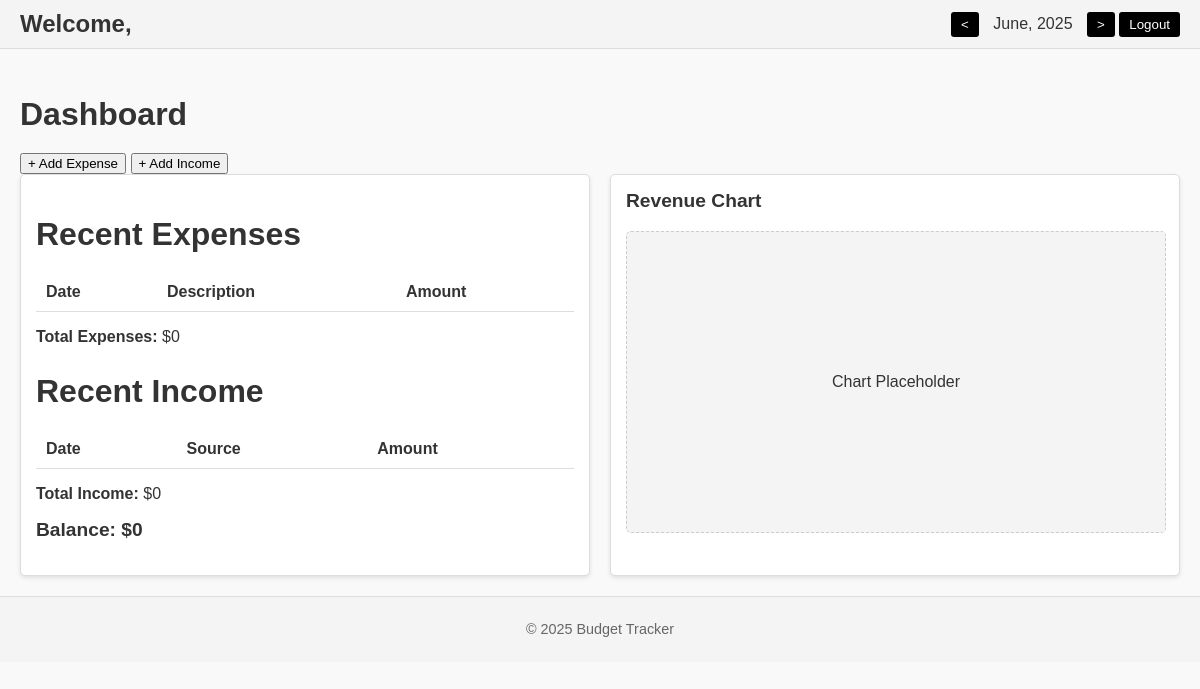
Before: / with the older database file.
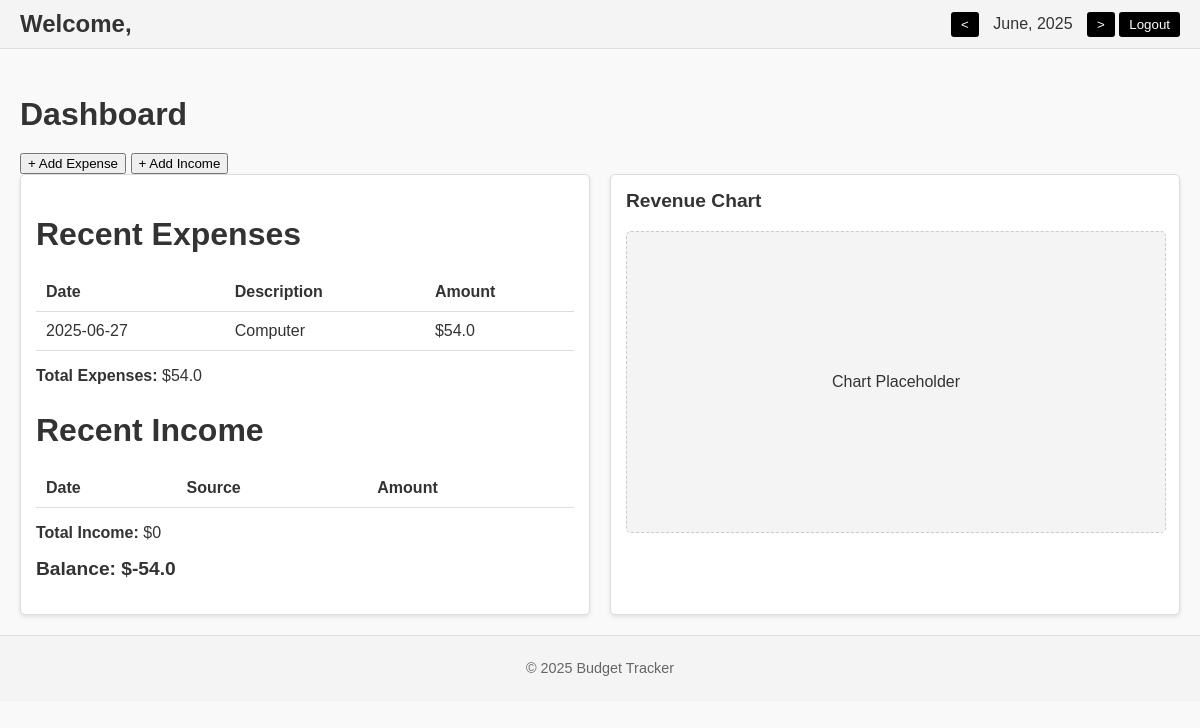
After: the same page with the newer database file.
### app/models.py (models this page shows, shortened)
class Expense(db.Model):
    __tablename__ = "expenses"
    id = db.Column(db.Integer, primary_key=True)
    date = db.Column(db.Date, nullable=False)
    description = db.Column(db.String(100), nullable=False)
    amount = db.Column(db.Float, nullable=False)

### app/routes.py (the view, shortened to what this page needs)
@routes.route("/", methods=["GET", "POST"])
def homepage():
    month = request.args.get("month", default=datetime.now().month, type=int)
    year = request.args.get("year", default=datetime.now().year, type=int)
    if month < 1 or month > 12:
        month = 12
        year -= 1
    elif month > 12:
        month = 1
        year += 1
    month_expenses = Expense.query.filter(
        extract('month', Expense.date) == month,
        extract('year', Expense.date) == year
    ).all()
    month_income = Income.query.filter(
        extract('month', Income.date) == month,
        extract('year', Income.date) == year
    ).all()
    total_income = sum(i.amount for i in month_income)
    total_expenses = sum(e.amount for e in month_expenses)
    balance = total_income - total_expenses
    return render_template("index.html",total_income=total_income, total_expenses=total_expenses, balance=balance
                           , month_expenses=month_expenses, month_income=month_income, selected_month=month, selected_year=year, selected_month_name=datetime(year, month, 1).strftime("%B"))

### app/templates/index.html (shortened to what this page needs)
<!DOCTYPE html>
<html lang="en">
<head>
    <link rel="stylesheet" href="static/styles.css">
</head>
<body>
<header>
    <h1>Welcome,</h1>
    <div>
        <form method="GET" style="display: inline;">
            <button type="submit">&lt;</button>
        </form>
        <span>{{ selected_month_name }}, {{ selected_year }}</span>
        <form method="GET" style="display: inline;">
            <button type="submit">&gt;</button>
        </form>
        <button>Logout</button>
    </div>
</header>
<main>
    <h2>Dashboard</h2>
    <button onclick="toggleExpenseForm()">+ Add Expense</button>
    <button onclick="toggleIncomeForm()">+ Add Income</button>
    <div class="dashboard-container">
        <div class="card">
            <h2>Recent Expenses</h2>
            <table>
                <thead>
                <tr>
                    <th>Date</th>
                    <th>Description</th>
                    <th>Amount</th>
                </tr>
                </thead>
                <tbody>
                {% for expense in month_expenses %}
                <tr>
                    <td>{{ expense.date }}</td>
                    <td>{{ expense.description }}</td>
                    <td>${{ expense.amount }}</td>
                </tr>
                {% endfor %}
                </tbody>
            </table>
            <p><strong>Total Expenses:</strong> ${{ total_expenses }}</p>
            <h2>Recent Income</h2>
            <table>
                <thead>
                <tr>
                    <th>Date</th>
                    <th>Source</th>
                    <th>Amount</th>
                </tr>
                </thead>
            </table>
            <p><strong>Total Income:</strong> ${{ total_income }}</p>
            <h3>Balance: ${{ balance }}</h3>
        </div>
        <div class="card">
            <h3>Revenue Chart</h3>
            <div class="chart-placeholder">
                <p>Chart Placeholder</p>
            </div>
        </div>
    </div>
</main>
<footer>
    <p>&copy; 2025 Budget Tracker</p>
</footer>
</body>
</html>

### app/static/styles.css (style rules this page uses)
body { font-family: Arial, sans-serif; margin: 0; padding: 0; background-color: #f9f9f9; color: #333; }
header { display: flex; justify-content: space-between; align-items: center; padding: 10px 20px; background-color: #f4f4f4; border-bottom: 1px solid #ddd; }
header h1 { margin: 0; font-size: 1.5rem; }
header button { padding: 5px 10px; border: none; background-color: #000; color: #fff; cursor: pointer; border-radius: 3px; }
header span { margin: 0 10px; font-size: 1rem; }
main { padding: 20px; }
h2 { font-size: 2rem; margin-bottom: 20px; }
.dashboard-container { display: flex; gap: 20px; }
.card { flex: 1; background-color: #fff; border: 1px solid #ddd; border-radius: 5px; padding: 15px; box-shadow: 0 2px 4px rgba(0, 0, 0, 0.1); }
.card h3 { margin-top: 0; font-size: 1.2rem; }
.chart-placeholder { width: 100%; height: 300px; background-color: #f4f4f4; display: flex; justify-content: center; align-items: center; border: 1px dashed #ccc; border-radius: 5px; }
footer { text-align: center; padding: 10px; background-color: #f4f4f4; border-top: 1px solid #ddd; font-size: 0.9rem; color: #666; }
table { width: 100%; border-collapse: collapse; text-align: left; }
th, td { padding: 10px; border-bottom: 1px solid #ddd; text-align: left; }
th { font-weight: bold; }

Changed rows visible on the page:
added Expense: date "2025-06-27", description "Computer", amount "54.0"
Other visible differences:
{{ total_expenses }}: "0" → "54.0"
{{ balance }}: "0" → "-54.0"
